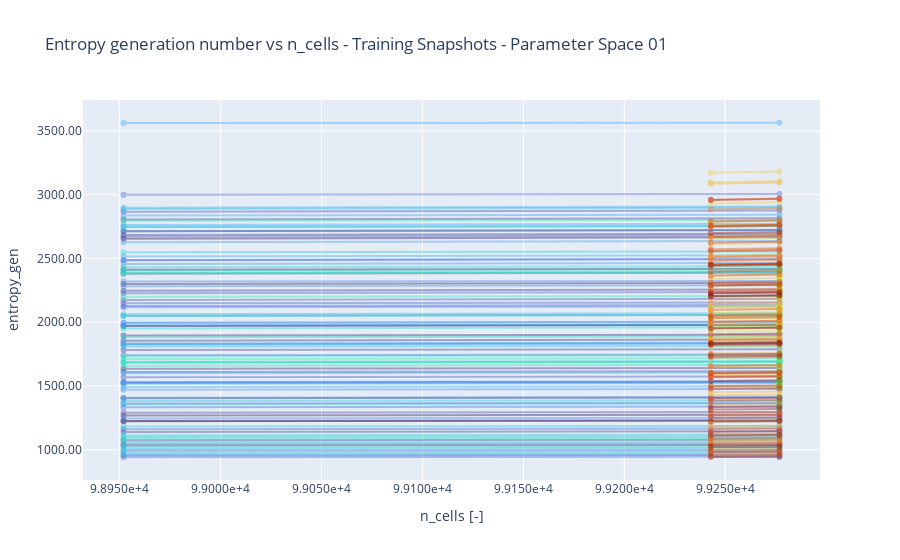

Notebook code cell kept with this figure:
### Code cell
fig = go.Figure()
plot_metric = "entropy_gen" #"entropy_num"
squarred_errors = np.zeros((N_SNAPS, len(mapped_folders) + 1)) #! Only if original is also included
for idx_snap in range(N_SNAPS):
    entropies = []
    cell_sizes = []
    mapped_meshes = []


    for key, value in mapped_dic.items():
        entropies.append(value[plot_metric][idx_snap])
        cell_sizes.append(value["n_cells"])
        mapped_meshes.append(key)
        
    sorted_indices = np.argsort(np.array(cell_sizes))
    entropies = np.array(entropies)[sorted_indices]
    cell_sizes = np.array(cell_sizes)[sorted_indices]
    mapped_meshes_sorted = [mapped_meshes[i] for i in sorted_indices]
    
    original_n_cells = original_dic["original"]["n_cells"][idx_snap]
    original_entropy_num = original_dic["original"][plot_metric][idx_snap]
    
    idx_org = np.searchsorted(cell_sizes, original_n_cells)
    cell_sizes = np.insert(cell_sizes, idx_org, original_n_cells)
    entropies = np.insert(entropies, idx_org, original_entropy_num)
    mapped_meshes_sorted.insert(idx_org, "Original Comsol Mesh")
    

    rel_error = (entropies - original_entropy_num) / original_entropy_num
    squarred_errors[idx_snap, :] = (entropies - original_entropy_num)**2
    
    mapped_meshes_sorted = np.array(mapped_meshes_sorted, dtype=object)
    idx_snap_array = np.ones_like(rel_error) * idx_snap
    # Stack into 2D array: shape (n_points, 2)
    custom_data = np.column_stack((mapped_meshes_sorted, rel_error * 100, idx_snap_array))
    

    fig.add_trace(go.Scatter(x=cell_sizes,
                             y=entropies,
                                mode='markers+lines',
                                name=f"{idxs[idx_snap]:03d}",
                                opacity=0.4,#
                                customdata=custom_data,
                                hovertemplate=
                                    'Cells: %{x}<br>'
                                    'Entropy number: %{y}<br>'
                                    'Snap Idx: %{customdata[2]:03d}<br>'
                                    'Mapped: %{customdata[0]}<br>'
                                    'Rel Error: %{customdata[1]:.3f}%<extra></extra>',
                                line=dict(color=colors[idx_snap])
                ))
    
fig.update_layout(
    showlegend=False,        # Hide the legend
    title=f"Entropy generation number vs n_cells - Training Snapshots - Parameter Space {PARAMETER_SPACE}",       # Optional: add a title
    xaxis_title="n_cells [-]",    # Optional: label for x-axis
    yaxis_title=plot_metric,     # Optional: label for y-axis
    xaxis=dict(
        type='log',                               # Set x-axis to logarithmic scale
        tickformat='.4e',                         # Format x-axis ticks to scientific notation with 2 decimal places
    ),
    yaxis=dict(
        tickformat='.2f',                         # Format y-axis ticks to 2 decimal places (optional)
    )
)

fig.write_image(mapped_root / f"Training_Diff_{plot_metric}.png")
fig.write_html(mapped_root / f"Training_Diff_{plot_metric}.html")
fig.show()
